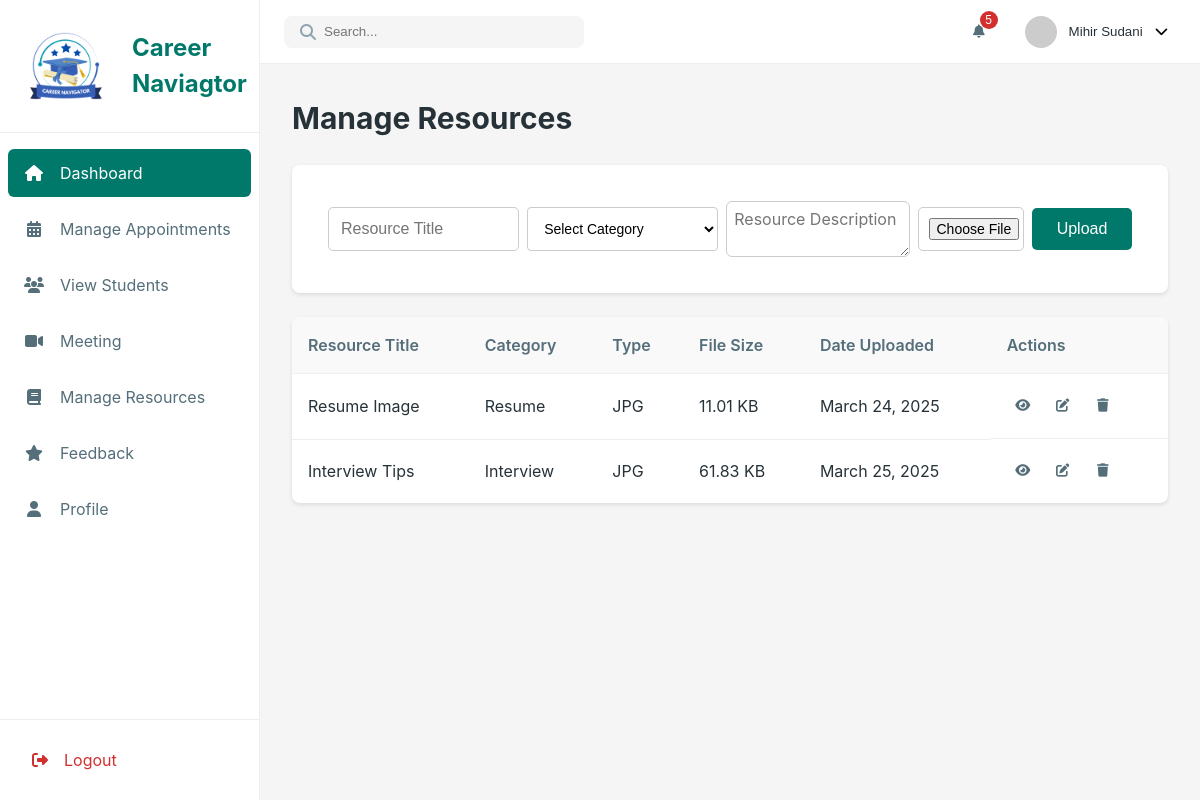
The page /manage_resources (signed in) on the database its author committed.
### model.py (models this page shows)
class Resource(db.Model):
    __tablename__ = 'resources'
    id = db.Column(db.Integer, primary_key=True, autoincrement=True)
    title = db.Column(db.String(200), nullable=False)
    description = db.Column(db.String(100), nullable=True)
    category = db.Column(db.String(50), nullable=False)
    file_type = db.Column(db.String(50), nullable=False)
    file_size = db.Column(db.String(50), nullable=False)
    file_link = db.Column(db.String(255), nullable=False)
    downloads = db.Column(db.Integer, nullable=False, default=0)
    date_uploaded= db.Column(db.DateTime, nullable=False, default=datetime.now(timezone.utc))
    counselor_id = db.Column(db.Integer, nullable=False)

### app.py (the view, shortened to what this page needs)
@app.route('/manage_resources',methods=['GET','POST'])
def manage_resources():
    if request.method == 'GET':
        if 'counselor_id' not in session:
            return redirect(url_for('coun_login'))
        resources = Resource.query.filter_by(counselor_id=session['counselor_id']).all()
        return render_template('counselor/coun_resources.html',resources=resources)

### templates/counselor/coun_resources.html (shortened to what this page needs)
{% extends 'counselor/counselor_base.html' %}
{% block coun_content %}
<div class="section-header">
    <h1>Manage Resources</h1>
</div>
<div class="filter-container">
    <form class="filter-group" id="resourceForm">
        <input type="text" name="title" placeholder="Resource Title" required>
        <select name="category" id="categoryDropdown" required>
            <option value="" disabled selected>Select Category</option>
        </select>
        <textarea name="description" placeholder="Resource Description" id="resource-desc" required></textarea>
        <input type="file" name="file" required>
        <button type="submit">Upload</button>
    </form>
</div>
<div class="view-container">
    <table class="data-table">
        <thead>
            <tr>
                <th>Resource Title</th>
                <th>Category</th>
                <th>Type</th>
                <th>File Size</th>
                <th>Date Uploaded</th>
                <th>Actions</th>
            </tr>
        </thead>
        <tbody>
            {% if resources %}
            {% for resource in resources %}
            <tr>
                <td>{{ resource.title }}</td>
                <td>{{ resource.category }}</td>
                <td>{{ resource.file_type }}</td>
                <td>{{ resource.file_size }}</td>
                <td>{{ resource.date_uploaded.strftime('%B %d, %Y') }}</td>
                <td class="action-cell">
                    <button class="action-icon view-resource" title="View Resource" data-id="{{ resource.id }}">
                        <i class="fas fa-eye"></i>
                    </button>
                    <button class="action-icon feedback" title="Edit Resource">
                        <i class="fas fa-edit"></i>
                    </button>
                    <button class="action-icon delete" title="Delete Resource" data-id="{{ resource.id }}">
                        <i class="fas fa-trash"></i>
                    </button>
                </td>
            </tr>
            {% endfor %}
            {% else %}
            <tr>
                <td colspan="6" style="text-align: center;">No Resources Available</td>
            </tr>
            {% endif %}
        </tbody>
    </table>
</div>
{% endblock %}

### static/css/counselor/counselor.css (style rules this page uses)
:root { --primary-color: #00796b; --primary-light: #48a999; --primary-dark: #004c40; --secondary-color: #607d8b; --warning-color: #ffa000; --danger-color: #d32f2f; --success-color: #388e3c; --background-color: #f5f5f5; --surface-color: #ffffff; --text-primary: #263238; --text-secondary: #546e7a; --text-muted: #90a4ae; --border-color: #eceff1; --sidebar-width: 260px; --sidebar-collapsed-width: 70px; --top-bar-height: 64px; --card-shadow: 0 2px 4px rgba(0, 0, 0, 0.1); --transition-speed: 0.3s; }
* { margin: 0; padding: 0; box-sizing: border-box; }
body { font-family: "Poppins", -apple-system, BlinkMacSystemFont, "Segoe UI", Roboto, Oxygen, Ubuntu, Cantarell, sans-serif; background-color: var(--background-color); color: var(--text-primary); line-height: 1.5; }
.section-header { display: flex; justify-content: space-between; align-items: center; margin-bottom: 1.5rem; }
.section-header h1 { font-size: 1.875rem; color: var(--text-primary); }
.filter-container { display: flex; flex-wrap: wrap; gap: 1rem; margin-bottom: 1.5rem; align-items: center; background-color: var(--surface-color); padding: 1rem; border-radius: 8px; box-shadow: var(--card-shadow); }
.filter-group { display: flex; align-items: center; gap: 0.5rem; }
.view-container { background-color: var(--surface-color); border-radius: 8px; box-shadow: var(--card-shadow); overflow: hidden; }
.data-table { width: 100%; border-collapse: collapse; }
.data-table th, .data-table td { padding: 1rem; text-align: left; border-bottom: 1px solid var(--border-color); }
.data-table th { background-color: #f9f9f9; font-weight: 600; color: var(--text-secondary); }
.data-table tr:last-child td { border-bottom: none; }
.action-cell { display: flex; gap: 0.5rem; }
.action-icon { width: 32px; height: 32px; border-radius: 4px; display: flex; align-items: center; justify-content: center; background: none; border: none; cursor: pointer; color: var(--text-secondary); }
form { display: flex; flex-direction: row; align-items: center; gap: 20px; width: 100%; height: 100%; padding: 20px; box-sizing: border-box; }
form input[type="text"] { width: 100%; max-width: 600px; padding: 12px; font-size: 16px; border: 1px solid #ccc; border-radius: 5px; }
form input[type="file"] { width: 100%; max-width: 106.5px; padding: 10px; font-size: 14px; border: 1px solid #ccc; border-radius: 5px; }
form button[type="submit"] { width: 100%; max-width: 100px; padding: 12px; font-size: 16px; border: none; border-radius: 5px; background-color: var(--primary-color); color: white; cursor: pointer; transition: background-color 0.3s ease; }
.filter-group select { padding: 12px; width: 100%; max-width: 200px; font-size: 14px; border: 1px solid #ccc; border-radius: 4px; outline: none; cursor: pointer; background-color: #fff; }
.filter-group #resource-desc { width: 100%; padding: 7px; border: 1px solid #ccc; border-radius: 6px; font-family: inherit; font-size: 1rem; color: var(--text-primary); transition: border-color var(--transition-speed) ease; }

### rows shown on the page
Resource: title "Resume Image", category "Resume", file_type "JPG", file_size "11.01 KB", date_uploaded "March 24, 2025"
Resource: title "Interview Tips", category "Interview", file_type "JPG", file_size "61.83 KB", date_uploaded "March 25, 2025"

### other values the page prints
{{ session['counselor_name'] }} "Mihir Sudani"
